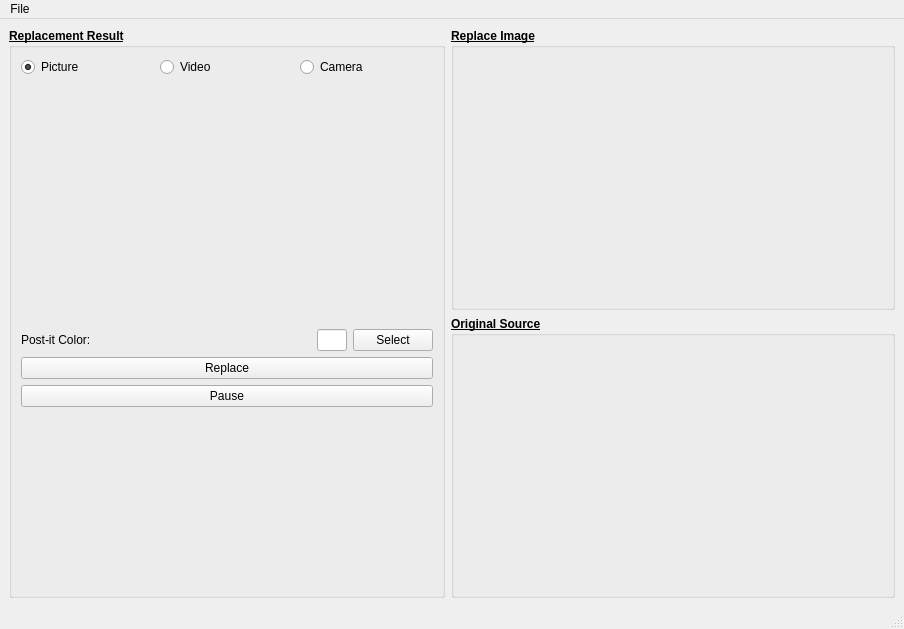
<?xml version="1.0" encoding="UTF-8"?>
<ui version="4.0">
 <class>MainWindow</class>
 <widget class="QMainWindow" name="MainWindow">
  <property name="geometry">
   <rect>
    <x>0</x>
    <y>0</y>
    <width>904</width>
    <height>629</height>
   </rect>
  </property>
  <property name="sizePolicy">
   <sizepolicy hsizetype="MinimumExpanding" vsizetype="MinimumExpanding">
    <horstretch>0</horstretch>
    <verstretch>0</verstretch>
   </sizepolicy>
  </property>
  <property name="windowTitle">
   <string>Post-it Replace</string>
  </property>
  <widget class="QWidget" name="centralwidget">
   <layout class="QGridLayout" name="gridLayout_10">
    <property name="sizeConstraint">
     <enum>QLayout::SetNoConstraint</enum>
    </property>
    <item row="0" column="1">
     <layout class="QVBoxLayout" name="verticalLayout_5">
      <item>
       <layout class="QHBoxLayout" name="horizontalLayout_3">
        <property name="sizeConstraint">
         <enum>QLayout::SetNoConstraint</enum>
        </property>
        <item>
         <widget class="QGroupBox" name="replace_image_groupbox">
          <property name="sizePolicy">
           <sizepolicy hsizetype="Expanding" vsizetype="Expanding">
            <horstretch>0</horstretch>
            <verstretch>0</verstretch>
           </sizepolicy>
          </property>
          <property name="font">
           <font>
            <weight>75</weight>
            <bold>true</bold>
            <underline>true</underline>
           </font>
          </property>
          <property name="title">
           <string>Replace Image</string>
          </property>
          <layout class="QGridLayout" name="gridLayout_2">
           <item row="0" column="0">
            <widget class="QLabel" name="replace_image_label">
             <property name="sizePolicy">
              <sizepolicy hsizetype="Expanding" vsizetype="Expanding">
               <horstretch>0</horstretch>
               <verstretch>0</verstretch>
              </sizepolicy>
             </property>
             <property name="minimumSize">
              <size>
               <width>420</width>
               <height>240</height>
              </size>
             </property>
             <property name="layoutDirection">
              <enum>Qt::LeftToRight</enum>
             </property>
             <property name="text">
              <string/>
             </property>
             <property name="scaledContents">
              <bool>true</bool>
             </property>
            </widget>
           </item>
          </layout>
         </widget>
        </item>
       </layout>
      </item>
      <item>
       <widget class="QGroupBox" name="original_source_groupbox">
        <property name="font">
         <font>
          <weight>75</weight>
          <bold>true</bold>
          <underline>true</underline>
         </font>
        </property>
        <property name="title">
         <string>Original Source</string>
        </property>
        <layout class="QGridLayout" name="gridLayout_11">
         <item row="0" column="0">
          <layout class="QVBoxLayout" name="verticalLayout_4">
           <item>
            <widget class="QLabel" name="original_source_label">
             <property name="sizePolicy">
              <sizepolicy hsizetype="Expanding" vsizetype="Expanding">
               <horstretch>0</horstretch>
               <verstretch>0</verstretch>
              </sizepolicy>
             </property>
             <property name="minimumSize">
              <size>
               <width>400</width>
               <height>240</height>
              </size>
             </property>
             <property name="text">
              <string/>
             </property>
             <property name="scaledContents">
              <bool>true</bool>
             </property>
            </widget>
           </item>
          </layout>
         </item>
        </layout>
       </widget>
      </item>
     </layout>
    </item>
    <item row="0" column="0">
     <widget class="QGroupBox" name="replacement_result_groupbox">
      <property name="sizePolicy">
       <sizepolicy hsizetype="Preferred" vsizetype="Expanding">
        <horstretch>0</horstretch>
        <verstretch>0</verstretch>
       </sizepolicy>
      </property>
      <property name="font">
       <font>
        <weight>75</weight>
        <bold>true</bold>
        <underline>true</underline>
       </font>
      </property>
      <property name="title">
       <string>Replacement Result</string>
      </property>
      <property name="alignment">
       <set>Qt::AlignLeading|Qt::AlignLeft|Qt::AlignTop</set>
      </property>
      <layout class="QGridLayout" name="gridLayout_8">
       <item row="2" column="0">
        <widget class="QPushButton" name="pushButton_pause">
         <property name="font">
          <font>
           <weight>50</weight>
           <bold>false</bold>
           <underline>false</underline>
           <kerning>false</kerning>
          </font>
         </property>
         <property name="text">
          <string>Pause</string>
         </property>
         <property name="checkable">
          <bool>true</bool>
         </property>
        </widget>
       </item>
       <item row="1" column="0">
        <widget class="QPushButton" name="pushButton_replace">
         <property name="font">
          <font>
           <weight>50</weight>
           <bold>false</bold>
           <underline>false</underline>
          </font>
         </property>
         <property name="text">
          <string>Replace</string>
         </property>
         <property name="checkable">
          <bool>false</bool>
         </property>
        </widget>
       </item>
       <item row="0" column="0">
        <layout class="QVBoxLayout" name="verticalLayout_7">
         <item>
          <layout class="QHBoxLayout" name="horizontalLayout_2">
           <item>
            <widget class="QRadioButton" name="radioButton_picture">
             <property name="font">
              <font>
               <weight>50</weight>
               <bold>false</bold>
               <underline>false</underline>
              </font>
             </property>
             <property name="text">
              <string>Picture</string>
             </property>
             <property name="checked">
              <bool>true</bool>
             </property>
            </widget>
           </item>
           <item>
            <widget class="QRadioButton" name="radioButton_video">
             <property name="font">
              <font>
               <weight>50</weight>
               <bold>false</bold>
               <underline>false</underline>
              </font>
             </property>
             <property name="text">
              <string>Video</string>
             </property>
            </widget>
           </item>
           <item>
            <widget class="QRadioButton" name="radioButton_camera">
             <property name="sizePolicy">
              <sizepolicy hsizetype="Minimum" vsizetype="Fixed">
               <horstretch>0</horstretch>
               <verstretch>0</verstretch>
              </sizepolicy>
             </property>
             <property name="font">
              <font>
               <weight>50</weight>
               <bold>false</bold>
               <underline>false</underline>
              </font>
             </property>
             <property name="text">
              <string>Camera</string>
             </property>
            </widget>
           </item>
          </layout>
         </item>
         <item>
          <layout class="QGridLayout" name="gridLayout_9">
           <item row="3" column="0">
            <widget class="QLabel" name="replacement_result_label">
             <property name="sizePolicy">
              <sizepolicy hsizetype="Expanding" vsizetype="Expanding">
               <horstretch>0</horstretch>
               <verstretch>0</verstretch>
              </sizepolicy>
             </property>
             <property name="minimumSize">
              <size>
               <width>400</width>
               <height>240</height>
              </size>
             </property>
             <property name="text">
              <string/>
             </property>
             <property name="scaledContents">
              <bool>true</bool>
             </property>
            </widget>
           </item>
           <item row="4" column="0">
            <layout class="QHBoxLayout" name="horizontalLayout_4">
             <item>
              <widget class="QLabel" name="post_it_color_label">
               <property name="sizePolicy">
                <sizepolicy hsizetype="Minimum" vsizetype="Fixed">
                 <horstretch>0</horstretch>
                 <verstretch>0</verstretch>
                </sizepolicy>
               </property>
               <property name="font">
                <font>
                 <weight>50</weight>
                 <bold>false</bold>
                 <underline>false</underline>
                </font>
               </property>
               <property name="text">
                <string>Post-it Color:</string>
               </property>
              </widget>
             </item>
             <item>
              <spacer name="horizontalSpacer">
               <property name="orientation">
                <enum>Qt::Horizontal</enum>
               </property>
               <property name="sizeHint" stdset="0">
                <size>
                 <width>40</width>
                 <height>20</height>
                </size>
               </property>
              </spacer>
             </item>
             <item>
              <widget class="QLineEdit" name="post_it_lineEdit">
               <property name="sizePolicy">
                <sizepolicy hsizetype="Fixed" vsizetype="Fixed">
                 <horstretch>0</horstretch>
                 <verstretch>0</verstretch>
                </sizepolicy>
               </property>
               <property name="maximumSize">
                <size>
                 <width>30</width>
                 <height>16777215</height>
                </size>
               </property>
              </widget>
             </item>
             <item>
              <widget class="QPushButton" name="post_it_color_pushButton">
               <property name="sizePolicy">
                <sizepolicy hsizetype="Fixed" vsizetype="Fixed">
                 <horstretch>0</horstretch>
                 <verstretch>0</verstretch>
                </sizepolicy>
               </property>
               <property name="font">
                <font>
                 <weight>50</weight>
                 <bold>false</bold>
                 <underline>false</underline>
                </font>
               </property>
               <property name="text">
                <string>Select</string>
               </property>
              </widget>
             </item>
            </layout>
           </item>
          </layout>
         </item>
        </layout>
       </item>
       <item row="3" column="0">
        <spacer name="verticalSpacer">
         <property name="orientation">
          <enum>Qt::Vertical</enum>
         </property>
         <property name="sizeType">
          <enum>QSizePolicy::MinimumExpanding</enum>
         </property>
         <property name="sizeHint" stdset="0">
          <size>
           <width>20</width>
           <height>40</height>
          </size>
         </property>
        </spacer>
       </item>
      </layout>
     </widget>
    </item>
   </layout>
  </widget>
  <widget class="QMenuBar" name="menubar">
   <property name="geometry">
    <rect>
     <x>0</x>
     <y>0</y>
     <width>904</width>
     <height>25</height>
    </rect>
   </property>
   <widget class="QMenu" name="menuMain">
    <property name="title">
     <string>File</string>
    </property>
    <addaction name="separator"/>
    <addaction name="actionLoader"/>
   </widget>
   <addaction name="menuMain"/>
  </widget>
  <widget class="QStatusBar" name="statusbar"/>
  <action name="actionLoader">
   <property name="text">
    <string>Load...</string>
   </property>
  </action>
 </widget>
 <resources/>
 <connections/>
</ui>
